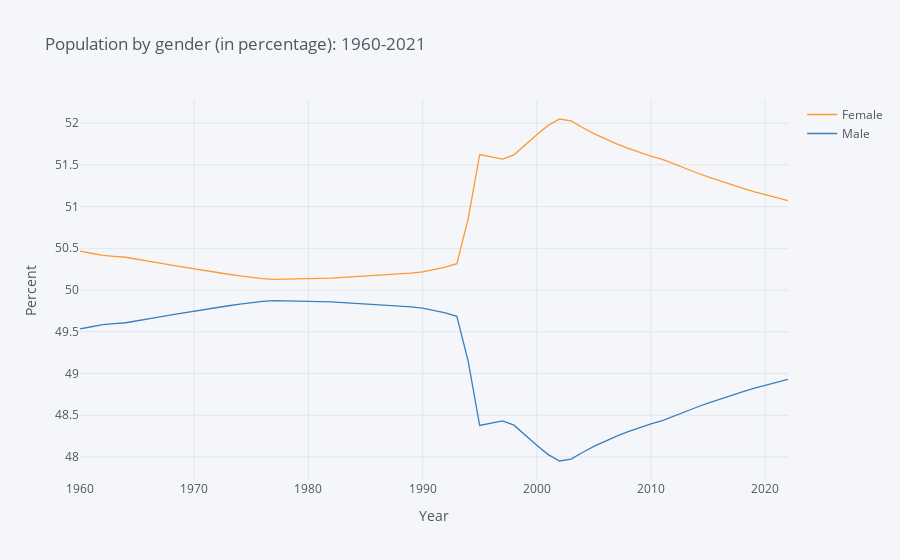

The code cell stored with this chart in its notebook:
### Markdown cell above
#### Population by Gender in Percent <a name="popl-by-gender-in-percent"></a>

### Code cell
# Population over time as percent male and female.

# Two variables: Population % male, Population % female
variable_labels = {"SP.POP.TOTL.FE.ZS": "Female",
                   "SP.POP.TOTL.MA.ZS": "Male"}

# Set country to Rwanda
Rwanda = {"RWA":"Rwanda"}

# Get dataframe
rwanda_pop = wbdata.get_dataframe(variable_labels, country = Rwanda).squeeze()

# Date index is of type string; change to integers
rwanda_pop.index = rwanda_pop.index.astype(int)

# Print graph from 1960-2022
rwanda_pop.iplot(title="Population by gender (in percentage): 1960-2021",xTitle='Year',yTitle='Percent')

### Figure 1 — Plotly figure (JSON) as saved in the notebook; plotly's stock layout.template omitted (floating-point values rounded to 4 significant figures)
{"data": [{"line": {"color": "rgba(255, 153, 51, 1.0)", "dash": "solid", "shape": "linear", "width": 1.3}, "mode": "lines", "name": "Female", "text": "", "type": "scatter", "x": [2022, 2021, 2020, 2019, 2018, 2017, 2016, 2015, 2014, 2013, 2012, 2011, 2010, 2009, 2008, 2007, 2006, 2005, 2004, 2003, 2002, 2001, 2000, 1999, 1998, 1997, 1996, 1995, 1994, 1993, 1992, 1991, 1990, 1989, 1988, 1987, 1986, 1985, 1984, 1983, 1982, 1981, 1980, 1979, 1978, 1977, 1976, 1975, 1974, 1973, 1972, 1971, 1970, 1969, 1968, 1967, 1966, 1965, 1964, 1963, 1962, 1961, 1960], "y": [51.07, 51.1, 51.14, 51.18, 51.22, 51.26, 51.31, 51.35, 51.4, 51.46, 51.52, 51.56, 51.6, 51.65, 51.7, 51.75, 51.81, 51.87, 51.95, 52.03, 52.05, 51.97, 51.86, 51.74, 51.62, 51.57, 51.59, 51.62, 50.86, 50.31, 50.27, 50.24, 50.22, 50.2, 50.19, 50.18, 50.17, 50.16, 50.15, 50.15, 50.14, 50.14, 50.13, 50.13, 50.13, 50.13, 50.14, 50.15, 50.17, 50.19, 50.21, 50.23, 50.25, 50.27, 50.3, 50.32, 50.35, 50.37, 50.39, 50.4, 50.42, 50.44, 50.47]}, {"line": {"color": "rgba(55, 128, 191, 1.0)", "dash": "solid", "shape": "linear", "width": 1.3}, "mode": "lines", "name": "Male", "text": "", "type": "scatter", "x": [2022, 2021, 2020, 2019, 2018, 2017, 2016, 2015, 2014, 2013, 2012, 2011, 2010, 2009, 2008, 2007, 2006, 2005, 2004, 2003, 2002, 2001, 2000, 1999, 1998, 1997, 1996, 1995, 1994, 1993, 1992, 1991, 1990, 1989, 1988, 1987, 1986, 1985, 1984, 1983, 1982, 1981, 1980, 1979, 1978, 1977, 1976, 1975, 1974, 1973, 1972, 1971, 1970, 1969, 1968, 1967, 1966, 1965, 1964, 1963, 1962, 1961, 1960], "y": [48.93, 48.9, 48.86, 48.82, 48.78, 48.74, 48.69, 48.65, 48.6, 48.54, 48.48, 48.44, 48.4, 48.35, 48.3, 48.25, 48.19, 48.13, 48.05, 47.97, 47.95, 48.03, 48.14, 48.26, 48.38, 48.43, 48.41, 48.38, 49.14, 49.69, 49.73, 49.76, 49.78, 49.8, 49.81, 49.82, 49.83, 49.84, 49.85, 49.85, 49.86, 49.86, 49.87, 49.87, 49.87, 49.87, 49.86, 49.85, 49.83, 49.81, 49.79, 49.77, 49.75, 49.73, 49.7, 49.68, 49.65, 49.63, 49.61, 49.6, 49.58, 49.56, 49.53]}], "layout": {"autosize": true, "legend": {"bgcolor": "#F5F6F9", "font": {"color": "#4D5663"}}, "paper_bgcolor": "#F5F6F9", "plot_bgcolor": "#F5F6F9", "title": {"font": {"color": "#4D5663"}, "text": "Population by gender (in percentage): 1960-2021"}, "xaxis": {"autorange": true, "gridcolor": "#E1E5ED", "range": [1960, 2022], "showgrid": true, "tickfont": {"color": "#4D5663"}, "title": {"font": {"color": "#4D5663"}, "text": "Year"}, "type": "linear", "zerolinecolor": "#E1E5ED"}, "yaxis": {"autorange": true, "gridcolor": "#E1E5ED", "range": [47.72, 52.28], "showgrid": true, "tickfont": {"color": "#4D5663"}, "title": {"font": {"color": "#4D5663"}, "text": "Percent"}, "type": "linear", "zerolinecolor": "#E1E5ED"}}}
